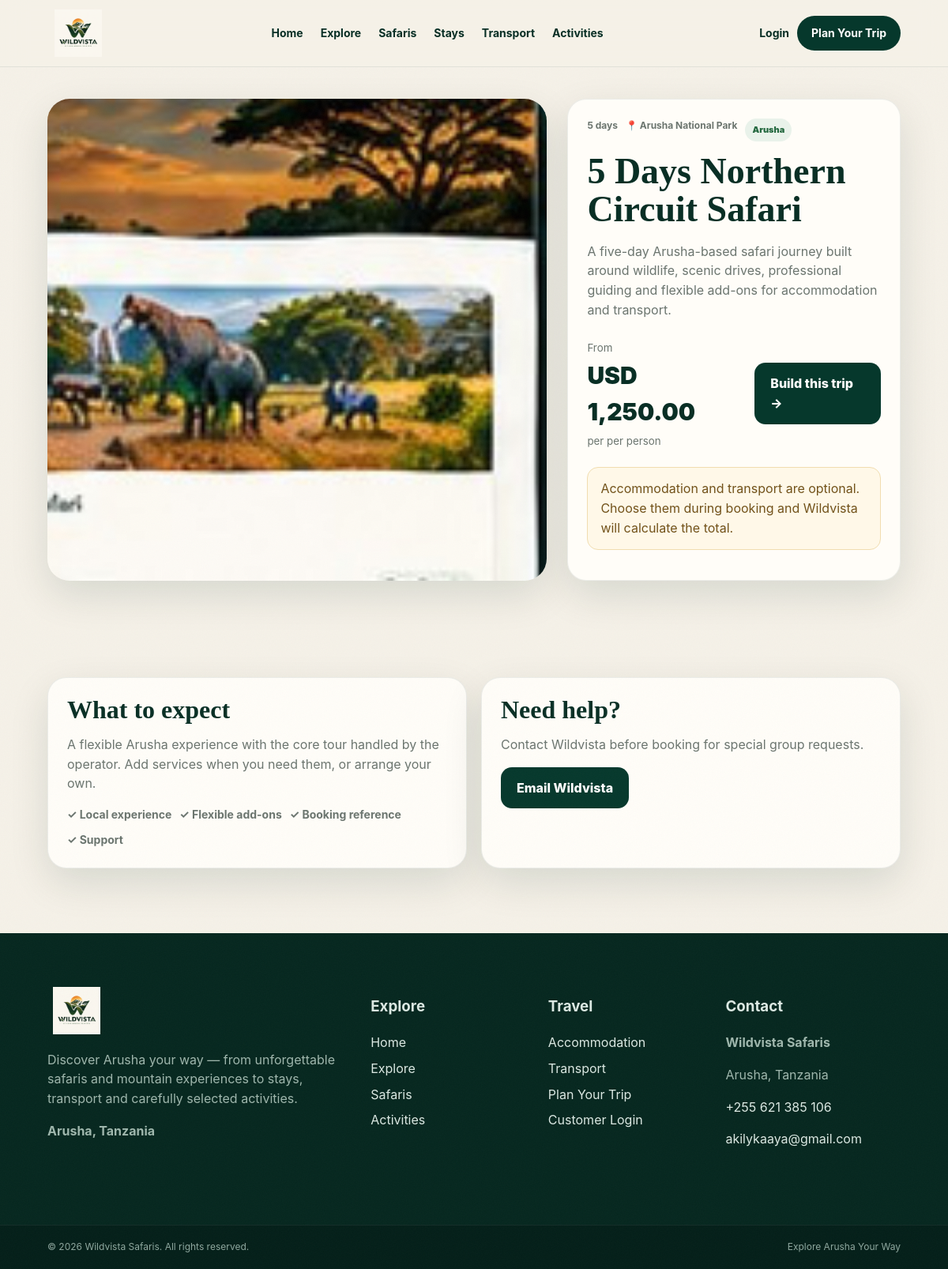
The page /tour.php?id=2 on the database its author committed.
### tables this page shows
CREATE TABLE tours (
 id INT AUTO_INCREMENT PRIMARY KEY,
 operator_id INT NULL,
 destination_id INT NULL,
 title VARCHAR(180) NOT NULL,
 slug VARCHAR(200) NOT NULL UNIQUE,
 short_description VARCHAR(255) NOT NULL,
 description TEXT NOT NULL,
 duration_days INT NOT NULL DEFAULT 1,
 base_price DECIMAL(12,2) NOT NULL DEFAULT 0,
 price_type ENUM('per_person','per_group') NOT NULL DEFAULT 'per_person',
 max_guests INT NOT NULL DEFAULT 6,
 image VARCHAR(255) NULL,
 status ENUM('active','pending','draft','rejected') NOT NULL DEFAULT 'pending',
 featured TINYINT(1) NOT NULL DEFAULT 0,
 created_at DATETIME NOT NULL DEFAULT CURRENT_TIMESTAMP,
 FOREIGN KEY(operator_id) REFERENCES users(id) ON DELETE SET NULL,
 FOREIGN KEY(destination_id) REFERENCES destinations(id) ON DELETE SET NULL
);

CREATE TABLE destinations (
 id INT AUTO_INCREMENT PRIMARY KEY,
 name VARCHAR(150) NOT NULL,
 slug VARCHAR(180) NOT NULL UNIQUE,
 description TEXT NOT NULL,
 area VARCHAR(120) NULL,
 image VARCHAR(255) NULL,
 status ENUM('active','pending','draft') NOT NULL DEFAULT 'pending',
 created_by INT NULL,
 created_at DATETIME NOT NULL DEFAULT CURRENT_TIMESTAMP,
 FOREIGN KEY(created_by) REFERENCES users(id) ON DELETE SET NULL
);

### app/config/config.php (called while the page is built, shortened)
<?php
function db(): mysqli {
    $db = new mysqli(DB_HOST, DB_USER, DB_PASS, DB_NAME);
    $db->set_charset('utf8mb4');
    return $db;
}

### app/core/functions.php (called while the page is built, shortened)
<?php
require_once __DIR__ . '/../config/config.php';
function e(?string $v): string { return htmlspecialchars($v ?? '', ENT_QUOTES, 'UTF-8'); }
function url(string $path=''): string { return rtrim(BASE_PATH, '/') . '/' . ltrim($path, '/'); }
function media_url(?string $path): string {
    $path=trim((string)$path);
    $path=ltrim($path,'/');
    return url('assets/img/'.$path);
}
function money(float $n): string { return CURRENCY.' '.number_format($n,2); }

### tour.php (the view)
<?php require_once __DIR__.'/app/core/bootstrap.php'; $id=(int)($_GET['id']??0); $st=db()->prepare("SELECT t.*,d.name destination FROM tours t LEFT JOIN destinations d ON d.id=t.destination_id WHERE t.id=? LIMIT 1"); $st->bind_param('i',$id);$st->execute();$t=$st->get_result()->fetch_assoc(); if(!$t) redirect('tours.php'); $title=$t['title']; require __DIR__.'/app/views/header.php'; ?>
<section class="detail-hero"><div class="detail-image"><img src="<?=e(media_url($t['image']))?>" alt=""></div><div class="panel sticky-box"><div class="meta"><span><?=$t['duration_days']?> days</span><span>📍 <?=e($t['destination']??'Arusha')?></span><span class="tag">Arusha</span></div><h1 style="font-family:Georgia,serif;font-size:46px;line-height:1.05;margin:14px 0"><?=e($t['title'])?></h1><p class="muted"><?=e($t['description'])?></p><div class="row-between" style="margin:22px 0"><div><small class="muted">From</small><div class="price" style="font-size:30px"><?=money((float)$t['base_price'])?></div><small class="muted">per <?=e(str_replace('_',' ',$t['price_type']))?></small></div><a class="btn btn-dark" href="<?=url('book.php?tour_id='.$t['id'])?>">Build this trip →</a></div><div class="notice">Accommodation and transport are optional. Choose them during booking and Wildvista will calculate the total.</div></div></section>
<section class="section"><div class="split"><div class="panel"><h2 style="font-size:32px">What to expect</h2><p class="muted">A flexible Arusha experience with the core tour handled by the operator. Add services when you need them, or arrange your own.</p><div class="meta" style="font-size:14px"><span>✓ Local experience</span><span>✓ Flexible add-ons</span><span>✓ Booking reference</span><span>✓ Support</span></div></div><div class="panel"><h2 style="font-size:32px">Need help?</h2><p class="muted">Contact Wildvista before booking for special group requests.</p><a class="btn btn-dark" href="mailto:<?=e(ADMIN_EMAIL)?>">Email Wildvista</a></div></div></section>
<?php require __DIR__.'/app/views/footer.php'; ?>

### assets/css/app.css (style rules this page uses)
:root { --ink:#092f25; --deep:#06382c; --green:#0f5a45; --gold:#dca53a; --cream:#f5f1e8; --paper:#fffdf8; --muted:#6b756f; --line:#dfe5dc; --danger:#b94a44; --success:#3c8b63; --shadow:0 18px 50px rgba(5,45,34,.12); --radius:24px; }
* { box-sizing:border-box; }
html { scroll-behavior:smooth; }
body { margin:0; font-family:Inter,system-ui,-apple-system,BlinkMacSystemFont,"Segoe UI",sans-serif; background:var(--cream); color:var(--ink); line-height:1.55; }
img { max-width:100%; }
a { color:inherit; }
.searchbox button, .btn { border:0; cursor:pointer; border-radius:14px; padding:14px 20px; font-weight:800; background:var(--gold); color:#173020; text-decoration:none; display:inline-flex; align-items:center; justify-content:center; transition: transform .2s ease, box-shadow .2s ease; }
.section { padding:82px 5vw; }
.section h2 { font-family:Georgia,serif; font-size:clamp(34px,5vw,56px); line-height:1; margin:0; }
.muted { color:var(--muted); }
.meta { display:flex; gap:10px; flex-wrap:wrap; font-size:12px; color:var(--muted); font-weight:700; }
.price { font-size:20px; font-weight:900; }
.row-between { display:flex; justify-content:space-between; gap:12px; align-items:center; }
.tag { display:inline-flex; padding:6px 9px; border-radius:999px; font-size:11px; font-weight:900; background:#e9f2ea; color:#24683f; }
.btn-dark { background:var(--deep); color:#fff; }
.detail-hero { display:grid; grid-template-columns: 1.2fr .8fr; gap:26px; padding:40px 5vw; }
.detail-image { border-radius:28px; overflow:hidden; box-shadow:var(--shadow); }
.detail-image img { width:100%; height:100%; min-height:420px; object-fit:cover; }
.sticky-box { position:sticky; top:100px; }
.panel { background:var(--paper); border:1px solid rgba(9,47,37,.08); padding:24px; border-radius:24px; box-shadow:var(--shadow); }
.split { display:grid; grid-template-columns: 1fr 1fr; gap:18px; }
.notice { padding:14px 16px; border-radius:14px; background:#fff8e8; border:1px solid #f1ddb0; color:#72521a; margin:14px 0; }

### rows shown on the page
tours: image (picture), duration_days "5", destination.name "Arusha National Park", title "5 Days Northern Circuit Safari", description "A five-day Arusha-based safari journey built around wildlife, scenic drives, professional guiding and flexible add-ons for accommodation and transport.", base_price "USD 1,250.00", price_type "per person"
